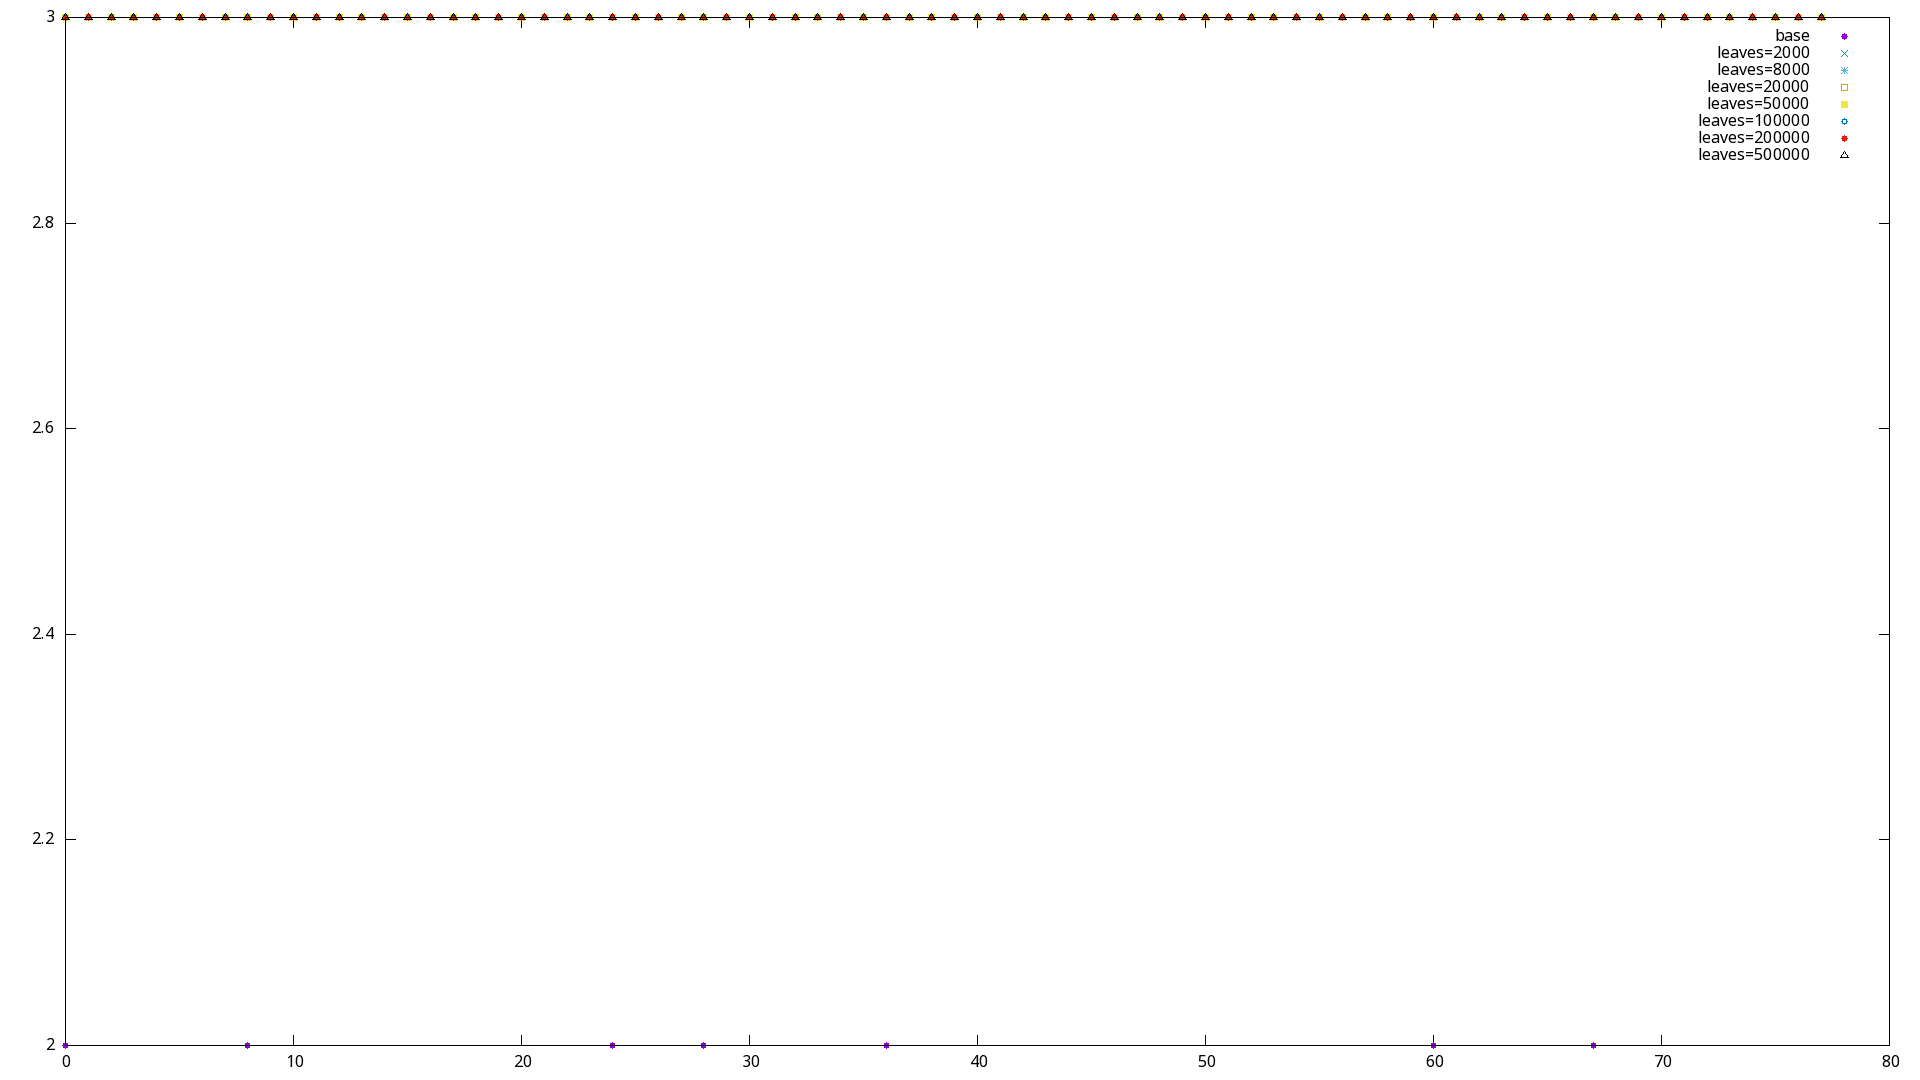

gnuplot code for this plot:
set terminal png size 1920,1080
set output '05_enemies.png'
plot '05_enemies_base.dat' title 'base' with points pt 7, '05_enemies_2000.dat' title 'leaves=2000', '05_enemies_8000.dat' title 'leaves=8000', '05_enemies_20000.dat' title 'leaves=20000', '05_enemies_50000.dat' title 'leaves=50000', '05_enemies_100000.dat' title 'leaves=100000', '05_enemies_200000.dat' title 'leaves=200000', '05_enemies_500000.dat' title 'leaves=500000'
